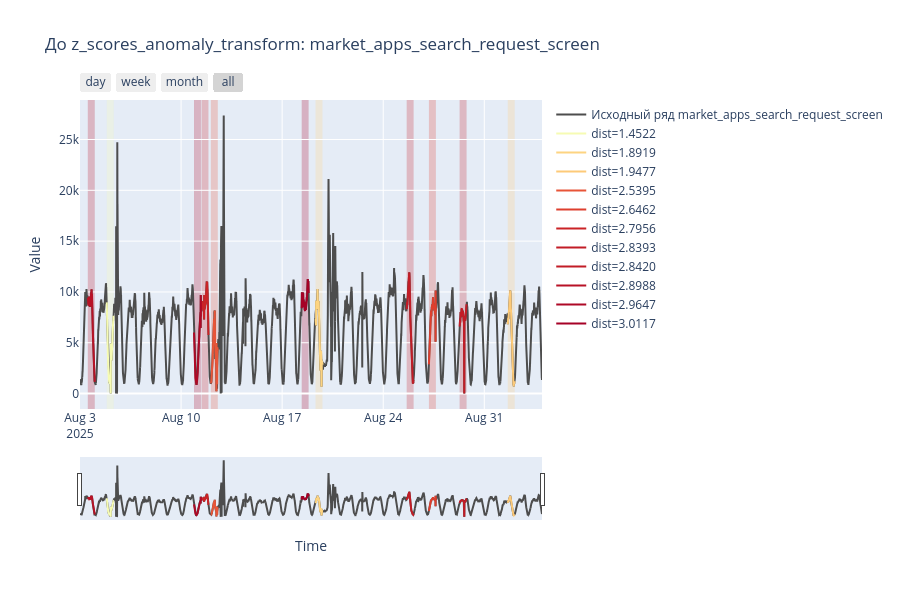
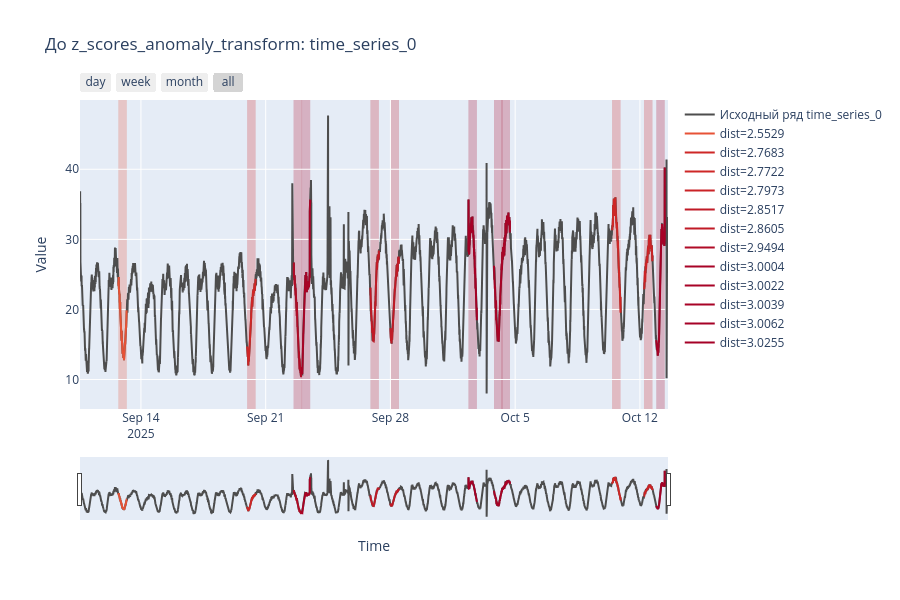
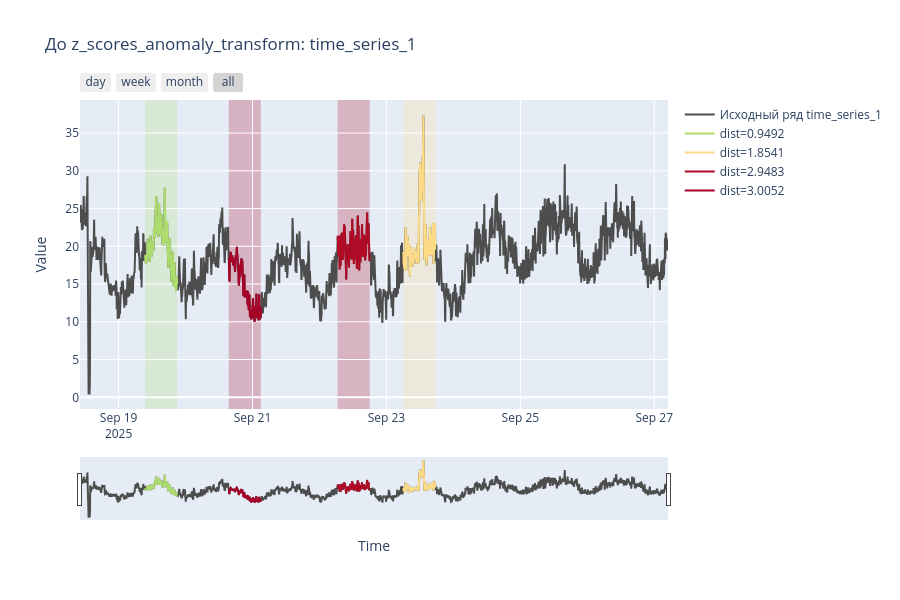
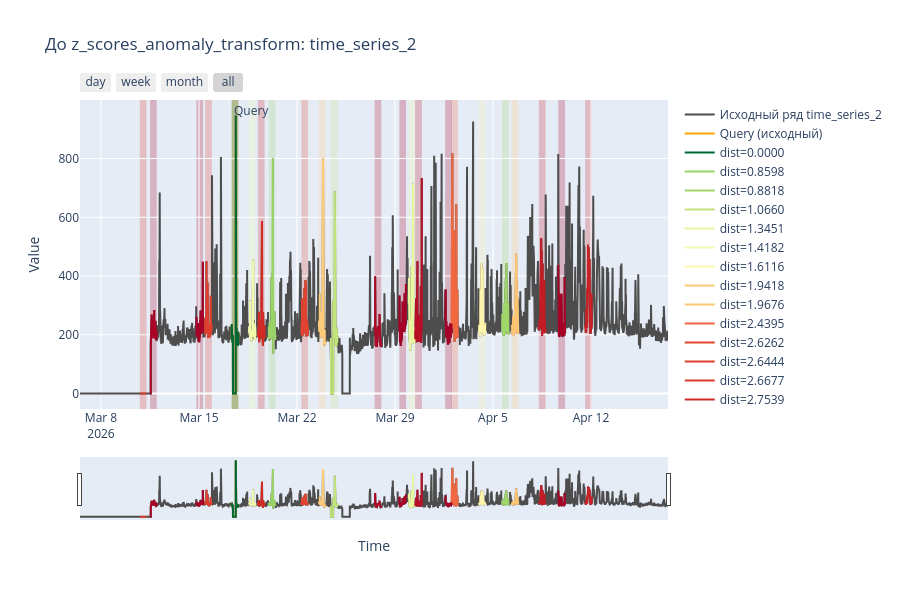

Source (notebook cell) for these figures, in order:
### Code cell
# Визуализация исходных рядов + найденные интервалы после обработки

grouped_results = results.groupby("series_id")

for series_id, source_raw in raw_series_dict.items():

    if isinstance(source_raw, pd.DataFrame):
        source_raw = source_raw.iloc[:, 0]

    fig_raw = go.Figure()

    # Исходный ряд
    add_line(
        fig_raw,
        source_raw.index,
        source_raw.values,
        f"Исходный ряд {series_id}",
        "#4d4d4d"
    )

    # Query подсвечиваем только у source
    if series_id == source_series_id:

        fig_raw.add_vrect(
            x0=query_start_time,
            x1=query_end_time,
            fillcolor="rgba(255,165,0,0.3)",
            layer="below",
            line_width=0,
            annotation_text="Query",
            annotation_position="top left"
        )

        query_raw = source_raw.loc[
            query_start_time:query_end_time
        ]

        if len(query_raw):

            add_line(
                fig_raw,
                query_raw.index,
                query_raw.values,
                "Query (исходный)",
                "orange"
            )

    # Найденные интервалы после обработки переносим на сырой ряд
    if series_id in grouped_results.groups:

        group = grouped_results.get_group(series_id)

        for _, row in group.iterrows():

            color = get_color(row["distance"])

            fig_raw.add_vrect(
                x0=row["start_time"],
                x1=row["end_time"],
                fillcolor=color,
                opacity=0.25,
                layer="below",
                line_width=0
            )

            segment_raw = source_raw.loc[
                row["start_time"]:row["end_time"]
            ]

            if len(segment_raw):

                add_line(
                    fig_raw,
                    segment_raw.index,
                    segment_raw.values,
                    f"dist={row['distance']:.4f}",
                    color
                )

    update_layout(fig_raw)

    fig_raw.update_layout(
        title=f"До z_scores_anomaly_transform: {series_id}",
        showlegend=True
    )

    fig_raw.show()

### Figure 1 — Plotly figure (JSON) as saved in the notebook; plotly's stock layout.template omitted (floating-point values rounded to 4 significant figures; data arrays with more than 128 entries replaced by an {"elided": "..."} marker saying what was removed)
{"data": [{"line": {"color": "#4d4d4d"}, "mode": "lines", "name": "Исходный ряд market_apps_search_request_screen", "type": "scatter", "x": {"elided": "9216 str values"}, "y": {"elided": "9216 float values"}}, {"line": {"color": "rgba(246,251,179,1.0)"}, "mode": "lines", "name": "dist=1.4522", "type": "scatter", "x": {"elided": "139 str values"}, "y": {"elided": "139 float values"}}, {"line": {"color": "rgba(253,212,129,1.0)"}, "mode": "lines", "name": "dist=1.8919", "type": "scatter", "x": {"elided": "139 str values"}, "y": {"elided": "139 float values"}}, {"line": {"color": "rgba(253,202,120,1.0)"}, "mode": "lines", "name": "dist=1.9477", "type": "scatter", "x": {"elided": "139 str values"}, "y": {"elided": "139 float values"}}, {"line": {"color": "rgba(232,85,56,1.0)"}, "mode": "lines", "name": "dist=2.5395", "type": "scatter", "x": {"elided": "139 str values"}, "y": {"elided": "139 float values"}}, {"line": {"color": "rgba(222,63,46,1.0)"}, "mode": "lines", "name": "dist=2.6462", "type": "scatter", "x": {"elided": "139 str values"}, "y": {"elided": "139 float values"}}, {"line": {"color": "rgba(202,35,38,1.0)"}, "mode": "lines", "name": "dist=2.7956", "type": "scatter", "x": {"elided": "139 str values"}, "y": {"elided": "139 float values"}}, {"line": {"color": "rgba(194,28,38,1.0)"}, "mode": "lines", "name": "dist=2.8393", "type": "scatter", "x": {"elided": "139 str values"}, "y": {"elided": "139 float values"}}, {"line": {"color": "rgba(194,28,38,1.0)"}, "mode": "lines", "name": "dist=2.8420", "type": "scatter", "x": {"elided": "139 str values"}, "y": {"elided": "139 float values"}}, {"line": {"color": "rgba(184,18,38,1.0)"}, "mode": "lines", "name": "dist=2.8988", "type": "scatter", "x": {"elided": "139 str values"}, "y": {"elided": "139 float values"}}, {"line": {"color": "rgba(174,9,38,1.0)"}, "mode": "lines", "name": "dist=2.9647", "type": "scatter", "x": {"elided": "139 str values"}, "y": {"elided": "139 float values"}}, {"line": {"color": "rgba(166,1,38,1.0)"}, "mode": "lines", "name": "dist=3.0117", "type": "scatter", "x": {"elided": "139 str values"}, "y": {"elided": "139 float values"}}], "layout": {"height": 600, "hovermode": "x unified", "shapes": [{"fillcolor": "rgba(246,251,179,1.0)", "layer": "below", "line": {"width": 0}, "opacity": 0.25, "type": "rect", "x0": "2025-08-04T20:30:00", "x1": "2025-08-05T08:00:00", "xref": "x", "y0": 0, "y1": 1, "yref": "y domain"}, {"fillcolor": "rgba(253,212,129,1.0)", "layer": "below", "line": {"width": 0}, "opacity": 0.25, "type": "rect", "x0": "2025-08-19T07:30:00", "x1": "2025-08-19T19:00:00", "xref": "x", "y0": 0, "y1": 1, "yref": "y domain"}, {"fillcolor": "rgba(253,202,120,1.0)", "layer": "below", "line": {"width": 0}, "opacity": 0.25, "type": "rect", "x0": "2025-09-01T15:00:00", "x1": "2025-09-02T02:30:00", "xref": "x", "y0": 0, "y1": 1, "yref": "y domain"}, {"fillcolor": "rgba(232,85,56,1.0)", "layer": "below", "line": {"width": 0}, "opacity": 0.25, "type": "rect", "x0": "2025-08-12T01:30:00", "x1": "2025-08-12T13:00:00", "xref": "x", "y0": 0, "y1": 1, "yref": "y domain"}, {"fillcolor": "rgba(222,63,46,1.0)", "layer": "below", "line": {"width": 0}, "opacity": 0.25, "type": "rect", "x0": "2025-08-27T04:00:00", "x1": "2025-08-27T15:30:00", "xref": "x", "y0": 0, "y1": 1, "yref": "y domain"}, {"fillcolor": "rgba(202,35,38,1.0)", "layer": "below", "line": {"width": 0}, "opacity": 0.25, "type": "rect", "x0": "2025-08-11T10:00:00", "x1": "2025-08-11T21:30:00", "xref": "x", "y0": 0, "y1": 1, "yref": "y domain"}, {"fillcolor": "rgba(194,28,38,1.0)", "layer": "below", "line": {"width": 0}, "opacity": 0.25, "type": "rect", "x0": "2025-08-29T07:00:00", "x1": "2025-08-29T18:30:00", "xref": "x", "y0": 0, "y1": 1, "yref": "y domain"}, {"fillcolor": "rgba(194,28,38,1.0)", "layer": "below", "line": {"width": 0}, "opacity": 0.25, "type": "rect", "x0": "2025-08-25T15:00:00", "x1": "2025-08-26T02:30:00", "xref": "x", "y0": 0, "y1": 1, "yref": "y domain"}, {"fillcolor": "rgba(184,18,38,1.0)", "layer": "below", "line": {"width": 0}, "opacity": 0.25, "type": "rect", "x0": "2025-08-03T13:00:00", "x1": "2025-08-04T00:30:00", "xref": "x", "y0": 0, "y1": 1, "yref": "y domain"}, {"fillcolor": "rgba(174,9,38,1.0)", "layer": "below", "line": {"width": 0}, "opacity": 0.25, "type": "rect", "x0": "2025-08-10T21:30:00", "x1": "2025-08-11T09:00:00", "xref": "x", "y0": 0, "y1": 1, "yref": "y domain"}, {"fillcolor": "rgba(166,1,38,1.0)", "layer": "below", "line": {"width": 0}, "opacity": 0.25, "type": "rect", "x0": "2025-08-18T08:30:00", "x1": "2025-08-18T20:00:00", "xref": "x", "y0": 0, "y1": 1, "yref": "y domain"}], "showlegend": true, "title": {"text": "До z_scores_anomaly_transform: market_apps_search_request_screen"}, "xaxis": {"rangeselector": {"buttons": [{"count": 1, "label": "day", "step": "day", "stepmode": "backward"}, {"count": 7, "label": "week", "step": "day", "stepmode": "backward"}, {"count": 1, "label": "month", "step": "month", "stepmode": "backward"}, {"step": "all"}]}, "rangeslider": {"visible": true}, "title": {"text": "Time"}, "type": "date"}, "yaxis": {"fixedrange": false, "title": {"text": "Value"}}}}

### Figure 2 — Plotly figure (JSON) as saved in the notebook; plotly's stock layout.template omitted (floating-point values rounded to 4 significant figures; data arrays with more than 128 entries replaced by an {"elided": "..."} marker saying what was removed)
{"data": [{"line": {"color": "#4d4d4d"}, "mode": "lines", "name": "Исходный ряд time_series_0", "type": "scatter", "x": {"elided": "9504 str values"}, "y": {"elided": "9504 float values"}}, {"line": {"color": "rgba(231,82,54,1.0)"}, "mode": "lines", "name": "dist=2.5529", "type": "scatter", "x": {"elided": "139 str values"}, "y": {"elided": "139 float values"}}, {"line": {"color": "rgba(206,39,38,1.0)"}, "mode": "lines", "name": "dist=2.7683", "type": "scatter", "x": {"elided": "139 str values"}, "y": {"elided": "139 float values"}}, {"line": {"color": "rgba(206,39,38,1.0)"}, "mode": "lines", "name": "dist=2.7722", "type": "scatter", "x": {"elided": "139 str values"}, "y": {"elided": "139 float values"}}, {"line": {"color": "rgba(202,35,38,1.0)"}, "mode": "lines", "name": "dist=2.7973", "type": "scatter", "x": {"elided": "139 str values"}, "y": {"elided": "139 float values"}}, {"line": {"color": "rgba(192,26,38,1.0)"}, "mode": "lines", "name": "dist=2.8517", "type": "scatter", "x": {"elided": "139 str values"}, "y": {"elided": "139 float values"}}, {"line": {"color": "rgba(192,26,38,1.0)"}, "mode": "lines", "name": "dist=2.8605", "type": "scatter", "x": {"elided": "139 str values"}, "y": {"elided": "139 float values"}}, {"line": {"color": "rgba(176,11,38,1.0)"}, "mode": "lines", "name": "dist=2.9494", "type": "scatter", "x": {"elided": "139 str values"}, "y": {"elided": "139 float values"}}, {"line": {"color": "rgba(168,3,38,1.0)"}, "mode": "lines", "name": "dist=3.0004", "type": "scatter", "x": {"elided": "139 str values"}, "y": {"elided": "139 float values"}}, {"line": {"color": "rgba(168,3,38,1.0)"}, "mode": "lines", "name": "dist=3.0022", "type": "scatter", "x": {"elided": "139 str values"}, "y": {"elided": "139 float values"}}, {"line": {"color": "rgba(168,3,38,1.0)"}, "mode": "lines", "name": "dist=3.0039", "type": "scatter", "x": {"elided": "139 str values"}, "y": {"elided": "139 float values"}}, {"line": {"color": "rgba(166,1,38,1.0)"}, "mode": "lines", "name": "dist=3.0062", "type": "scatter", "x": {"elided": "139 str values"}, "y": {"elided": "139 float values"}}, {"line": {"color": "rgba(165,0,38,1.0)"}, "mode": "lines", "name": "dist=3.0255", "type": "scatter", "x": {"elided": "139 str values"}, "y": {"elided": "139 float values"}}], "layout": {"height": 600, "hovermode": "x unified", "shapes": [{"fillcolor": "rgba(231,82,54,1.0)", "layer": "below", "line": {"width": 0}, "opacity": 0.25, "type": "rect", "x0": "2025-09-12T17:30:00", "x1": "2025-09-13T05:00:00", "xref": "x", "y0": 0, "y1": 1, "yref": "y domain"}, {"fillcolor": "rgba(206,39,38,1.0)", "layer": "below", "line": {"width": 0}, "opacity": 0.25, "type": "rect", "x0": "2025-09-19T23:00:00", "x1": "2025-09-20T10:30:00", "xref": "x", "y0": 0, "y1": 1, "yref": "y domain"}, {"fillcolor": "rgba(206,39,38,1.0)", "layer": "below", "line": {"width": 0}, "opacity": 0.25, "type": "rect", "x0": "2025-10-10T10:30:00", "x1": "2025-10-10T22:00:00", "xref": "x", "y0": 0, "y1": 1, "yref": "y domain"}, {"fillcolor": "rgba(202,35,38,1.0)", "layer": "below", "line": {"width": 0}, "opacity": 0.25, "type": "rect", "x0": "2025-10-12T05:30:00", "x1": "2025-10-12T17:00:00", "xref": "x", "y0": 0, "y1": 1, "yref": "y domain"}, {"fillcolor": "rgba(192,26,38,1.0)", "layer": "below", "line": {"width": 0}, "opacity": 0.25, "type": "rect", "x0": "2025-09-28T00:00:00", "x1": "2025-09-28T11:30:00", "xref": "x", "y0": 0, "y1": 1, "yref": "y domain"}, {"fillcolor": "rgba(192,26,38,1.0)", "layer": "below", "line": {"width": 0}, "opacity": 0.25, "type": "rect", "x0": "2025-09-26T21:00:00", "x1": "2025-09-27T08:30:00", "xref": "x", "y0": 0, "y1": 1, "yref": "y domain"}, {"fillcolor": "rgba(176,11,38,1.0)", "layer": "below", "line": {"width": 0}, "opacity": 0.25, "type": "rect", "x0": "2025-09-22T13:30:00", "x1": "2025-09-23T01:00:00", "xref": "x", "y0": 0, "y1": 1, "yref": "y domain"}, {"fillcolor": "rgba(168,3,38,1.0)", "layer": "below", "line": {"width": 0}, "opacity": 0.25, "type": "rect", "x0": "2025-10-03T19:30:00", "x1": "2025-10-04T07:00:00", "xref": "x", "y0": 0, "y1": 1, "yref": "y domain"}, {"fillcolor": "rgba(168,3,38,1.0)", "layer": "below", "line": {"width": 0}, "opacity": 0.25, "type": "rect", "x0": "2025-09-23T00:30:00", "x1": "2025-09-23T12:00:00", "xref": "x", "y0": 0, "y1": 1, "yref": "y domain"}, {"fillcolor": "rgba(168,3,38,1.0)", "layer": "below", "line": {"width": 0}, "opacity": 0.25, "type": "rect", "x0": "2025-10-04T05:30:00", "x1": "2025-10-04T17:00:00", "xref": "x", "y0": 0, "y1": 1, "yref": "y domain"}, {"fillcolor": "rgba(166,1,38,1.0)", "layer": "below", "line": {"width": 0}, "opacity": 0.25, "type": "rect", "x0": "2025-10-12T22:00:00", "x1": "2025-10-13T09:30:00", "xref": "x", "y0": 0, "y1": 1, "yref": "y domain"}, {"fillcolor": "rgba(165,0,38,1.0)", "layer": "below", "line": {"width": 0}, "opacity": 0.25, "type": "rect", "x0": "2025-10-02T09:00:00", "x1": "2025-10-02T20:30:00", "xref": "x", "y0": 0, "y1": 1, "yref": "y domain"}], "showlegend": true, "title": {"text": "До z_scores_anomaly_transform: time_series_0"}, "xaxis": {"rangeselector": {"buttons": [{"count": 1, "label": "day", "step": "day", "stepmode": "backward"}, {"count": 7, "label": "week", "step": "day", "stepmode": "backward"}, {"count": 1, "label": "month", "step": "month", "stepmode": "backward"}, {"step": "all"}]}, "rangeslider": {"visible": true}, "title": {"text": "Time"}, "type": "date"}, "yaxis": {"fixedrange": false, "title": {"text": "Value"}}}}

### Figure 3 — Plotly figure (JSON) as saved in the notebook; plotly's stock layout.template omitted (floating-point values rounded to 4 significant figures; data arrays with more than 128 entries replaced by an {"elided": "..."} marker saying what was removed)
{"data": [{"line": {"color": "#4d4d4d"}, "mode": "lines", "name": "Исходный ряд time_series_1", "type": "scatter", "x": {"elided": "2530 str values"}, "y": {"elided": "2530 float values"}}, {"line": {"color": "rgba(173,220,110,1.0)"}, "mode": "lines", "name": "dist=0.9492", "type": "scatter", "x": {"elided": "139 str values"}, "y": {"elided": "139 float values"}}, {"line": {"color": "rgba(253,218,134,1.0)"}, "mode": "lines", "name": "dist=1.8541", "type": "scatter", "x": {"elided": "139 str values"}, "y": {"elided": "139 float values"}}, {"line": {"color": "rgba(176,11,38,1.0)"}, "mode": "lines", "name": "dist=2.9483", "type": "scatter", "x": {"elided": "139 str values"}, "y": {"elided": "139 float values"}}, {"line": {"color": "rgba(166,1,38,1.0)"}, "mode": "lines", "name": "dist=3.0052", "type": "scatter", "x": {"elided": "139 str values"}, "y": {"elided": "139 float values"}}], "layout": {"height": 600, "hovermode": "x unified", "shapes": [{"fillcolor": "rgba(173,220,110,1.0)", "layer": "below", "line": {"width": 0}, "opacity": 0.25, "type": "rect", "x0": "2025-09-19T09:30:00", "x1": "2025-09-19T21:00:00", "xref": "x", "y0": 0, "y1": 1, "yref": "y domain"}, {"fillcolor": "rgba(253,218,134,1.0)", "layer": "below", "line": {"width": 0}, "opacity": 0.25, "type": "rect", "x0": "2025-09-23T06:00:00", "x1": "2025-09-23T17:30:00", "xref": "x", "y0": 0, "y1": 1, "yref": "y domain"}, {"fillcolor": "rgba(176,11,38,1.0)", "layer": "below", "line": {"width": 0}, "opacity": 0.25, "type": "rect", "x0": "2025-09-22T06:30:00", "x1": "2025-09-22T18:00:00", "xref": "x", "y0": 0, "y1": 1, "yref": "y domain"}, {"fillcolor": "rgba(166,1,38,1.0)", "layer": "below", "line": {"width": 0}, "opacity": 0.25, "type": "rect", "x0": "2025-09-20T15:30:00", "x1": "2025-09-21T03:00:00", "xref": "x", "y0": 0, "y1": 1, "yref": "y domain"}], "showlegend": true, "title": {"text": "До z_scores_anomaly_transform: time_series_1"}, "xaxis": {"rangeselector": {"buttons": [{"count": 1, "label": "day", "step": "day", "stepmode": "backward"}, {"count": 7, "label": "week", "step": "day", "stepmode": "backward"}, {"count": 1, "label": "month", "step": "month", "stepmode": "backward"}, {"step": "all"}]}, "rangeslider": {"visible": true}, "title": {"text": "Time"}, "type": "date"}, "yaxis": {"fixedrange": false, "title": {"text": "Value"}}}}

### Figure 4 — Plotly figure (JSON) as saved in the notebook; plotly's stock layout.template omitted (floating-point values rounded to 4 significant figures; data arrays with more than 128 entries replaced by an {"elided": "..."} marker saying what was removed)
{"data": [{"line": {"color": "#4d4d4d"}, "mode": "lines", "name": "Исходный ряд time_series_2", "type": "scatter", "x": {"elided": "12097 str values"}, "y": {"elided": "12097 float values"}}, {"line": {"color": "orange"}, "mode": "lines", "name": "Query (исходный)", "type": "scatter", "x": {"elided": "139 str values"}, "y": {"elided": "139 float values"}}, {"line": {"color": "rgba(0,104,55,1.0)"}, "mode": "lines", "name": "dist=0.0000", "type": "scatter", "x": {"elided": "139 str values"}, "y": {"elided": "139 float values"}}, {"line": {"color": "rgba(154,212,104,1.0)"}, "mode": "lines", "name": "dist=0.8598", "type": "scatter", "x": {"elided": "139 str values"}, "y": {"elided": "139 float values"}}, {"line": {"color": "rgba(159,214,105,1.0)"}, "mode": "lines", "name": "dist=0.8818", "type": "scatter", "x": {"elided": "139 str values"}, "y": {"elided": "139 float values"}}, {"line": {"color": "rgba(193,228,123,1.0)"}, "mode": "lines", "name": "dist=1.0660", "type": "scatter", "x": {"elided": "139 str values"}, "y": {"elided": "139 float values"}}, {"line": {"color": "rgba(233,245,161,1.0)"}, "mode": "lines", "name": "dist=1.3451", "type": "scatter", "x": {"elided": "139 str values"}, "y": {"elided": "139 float values"}}, {"line": {"color": "rgba(242,249,173,1.0)"}, "mode": "lines", "name": "dist=1.4182", "type": "scatter", "x": {"elided": "139 str values"}, "y": {"elided": "139 float values"}}, {"line": {"color": "rgba(254,244,173,1.0)"}, "mode": "lines", "name": "dist=1.6116", "type": "scatter", "x": {"elided": "139 str values"}, "y": {"elided": "139 float values"}}, {"line": {"color": "rgba(253,202,120,1.0)"}, "mode": "lines", "name": "dist=1.9418", "type": "scatter", "x": {"elided": "139 str values"}, "y": {"elided": "139 float values"}}, {"line": {"color": "rgba(253,198,117,1.0)"}, "mode": "lines", "name": "dist=1.9676", "type": "scatter", "x": {"elided": "139 str values"}, "y": {"elided": "139 float values"}}, {"line": {"color": "rgba(241,104,64,1.0)"}, "mode": "lines", "name": "dist=2.4395", "type": "scatter", "x": {"elided": "139 str values"}, "y": {"elided": "139 float values"}}, {"line": {"color": "rgba(224,68,48,1.0)"}, "mode": "lines", "name": "dist=2.6262", "type": "scatter", "x": {"elided": "139 str values"}, "y": {"elided": "139 float values"}}, {"line": {"color": "rgba(222,63,46,1.0)"}, "mode": "lines", "name": "dist=2.6444", "type": "scatter", "x": {"elided": "139 str values"}, "y": {"elided": "139 float values"}}, {"line": {"color": "rgba(220,58,43,1.0)"}, "mode": "lines", "name": "dist=2.6677", "type": "scatter", "x": {"elided": "139 str values"}, "y": {"elided": "139 float values"}}, {"line": {"color": "rgba(210,43,38,1.0)"}, "mode": "lines", "name": "dist=2.7539", "type": "scatter", "x": {"elided": "139 str values"}, "y": {"elided": "139 float values"}}, {"line": {"color": "rgba(200,33,38,1.0)"}, "mode": "lines", "name": "dist=2.8137", "type": "scatter", "x": {"elided": "139 str values"}, "y": {"elided": "139 float values"}}, {"line": {"color": "rgba(194,28,38,1.0)"}, "mode": "lines", "name": "dist=2.8391", "type": "scatter", "x": {"elided": "139 str values"}, "y": {"elided": "139 float values"}}, {"line": {"color": "rgba(182,16,38,1.0)"}, "mode": "lines", "name": "dist=2.9103", "type": "scatter", "x": {"elided": "139 str values"}, "y": {"elided": "139 float values"}}, {"line": {"color": "rgba(174,9,38,1.0)"}, "mode": "lines", "name": "dist=2.9586", "type": "scatter", "x": {"elided": "139 str values"}, "y": {"elided": "139 float values"}}, {"line": {"color": "rgba(170,5,38,1.0)"}, "mode": "lines", "name": "dist=2.9813", "type": "scatter", "x": {"elided": "139 str values"}, "y": {"elided": "139 float values"}}, {"line": {"color": "rgba(166,1,38,1.0)"}, "mode": "lines", "name": "dist=3.0063", "type": "scatter", "x": {"elided": "139 str values"}, "y": {"elided": "139 float values"}}, {"line": {"color": "rgba(166,1,38,1.0)"}, "mode": "lines", "name": "dist=3.0088", "type": "scatter", "x": {"elided": "139 str values"}, "y": {"elided": "139 float values"}}, {"line": {"color": "rgba(165,0,38,1.0)"}, "mode": "lines", "name": "dist=3.0276", "type": "scatter", "x": {"elided": "139 str values"}, "y": {"elided": "139 float values"}}, {"line": {"color": "rgba(165,0,38,1.0)"}, "mode": "lines", "name": "dist=3.0284", "type": "scatter", "x": {"elided": "139 str values"}, "y": {"elided": "139 float values"}}], "layout": {"annotations": [{"showarrow": false, "text": "Query", "x": "2026-03-17T08:00:00", "xanchor": "left", "xref": "x", "y": 1, "yanchor": "top", "yref": "y domain"}], "height": 600, "hovermode": "x unified", "shapes": [{"fillcolor": "rgba(255,165,0,0.3)", "layer": "below", "line": {"width": 0}, "type": "rect", "x0": "2026-03-17T08:00:00", "x1": "2026-03-17T19:30:00", "xref": "x", "y0": 0, "y1": 1, "yref": "y domain"}, {"fillcolor": "rgba(0,104,55,1.0)", "layer": "below", "line": {"width": 0}, "opacity": 0.25, "type": "rect", "x0": "2026-03-17T08:00:00", "x1": "2026-03-17T19:30:00", "xref": "x", "y0": 0, "y1": 1, "yref": "y domain"}, {"fillcolor": "rgba(154,212,104,1.0)", "layer": "below", "line": {"width": 0}, "opacity": 0.25, "type": "rect", "x0": "2026-03-19T23:30:00", "x1": "2026-03-20T11:00:00", "xref": "x", "y0": 0, "y1": 1, "yref": "y domain"}, {"fillcolor": "rgba(159,214,105,1.0)", "layer": "below", "line": {"width": 0}, "opacity": 0.25, "type": "rect", "x0": "2026-04-05T15:30:00", "x1": "2026-04-06T03:00:00", "xref": "x", "y0": 0, "y1": 1, "yref": "y domain"}, {"fillcolor": "rgba(193,228,123,1.0)", "layer": "below", "line": {"width": 0}, "opacity": 0.25, "type": "rect", "x0": "2026-03-24T10:00:00", "x1": "2026-03-24T21:30:00", "xref": "x", "y0": 0, "y1": 1, "yref": "y domain"}, {"fillcolor": "rgba(233,245,161,1.0)", "layer": "below", "line": {"width": 0}, "opacity": 0.25, "type": "rect", "x0": "2026-03-29T23:30:00", "x1": "2026-03-30T11:00:00", "xref": "x", "y0": 0, "y1": 1, "yref": "y domain"}, {"fillcolor": "rgba(242,249,173,1.0)", "layer": "below", "line": {"width": 0}, "opacity": 0.25, "type": "rect", "x0": "2026-03-18T13:30:00", "x1": "2026-03-19T01:00:00", "xref": "x", "y0": 0, "y1": 1, "yref": "y domain"}, {"fillcolor": "rgba(254,244,173,1.0)", "layer": "below", "line": {"width": 0}, "opacity": 0.25, "type": "rect", "x0": "2026-04-03T23:30:00", "x1": "2026-04-04T11:00:00", "xref": "x", "y0": 0, "y1": 1, "yref": "y domain"}, {"fillcolor": "rgba(253,202,120,1.0)", "layer": "below", "line": {"width": 0}, "opacity": 0.25, "type": "rect", "x0": "2026-03-23T13:30:00", "x1": "2026-03-24T01:00:00", "xref": "x", "y0": 0, "y1": 1, "yref": "y domain"}, {"fillcolor": "rgba(253,198,117,1.0)", "layer": "below", "line": {"width": 0}, "opacity": 0.25, "type": "rect", "x0": "2026-04-06T08:00:00", "x1": "2026-04-06T19:30:00", "xref": "x", "y0": 0, "y1": 1, "yref": "y domain"}, {"fillcolor": "rgba(241,104,64,1.0)", "layer": "below", "line": {"width": 0}, "opacity": 0.25, "type": "rect", "x0": "2026-04-02T00:30:00", "x1": "2026-04-02T12:00:00", "xref": "x", "y0": 0, "y1": 1, "yref": "y domain"}, {"fillcolor": "rgba(224,68,48,1.0)", "layer": "below", "line": {"width": 0}, "opacity": 0.25, "type": "rect", "x0": "2026-03-22T07:30:00", "x1": "2026-03-22T19:00:00", "xref": "x", "y0": 0, "y1": 1, "yref": "y domain"}, {"fillcolor": "rgba(222,63,46,1.0)", "layer": "below", "line": {"width": 0}, "opacity": 0.25, "type": "rect", "x0": "2026-03-15T10:30:00", "x1": "2026-03-15T22:00:00", "xref": "x", "y0": 0, "y1": 1, "yref": "y domain"}, {"fillcolor": "rgba(220,58,43,1.0)", "layer": "below", "line": {"width": 0}, "opacity": 0.25, "type": "rect", "x0": "2026-03-10T18:30:00", "x1": "2026-03-11T06:00:00", "xref": "x", "y0": 0, "y1": 1, "yref": "y domain"}, {"fillcolor": "rgba(210,43,38,1.0)", "layer": "below", "line": {"width": 0}, "opacity": 0.25, "type": "rect", "x0": "2026-03-19T05:00:00", "x1": "2026-03-19T16:30:00", "xref": "x", "y0": 0, "y1": 1, "yref": "y domain"}, {"fillcolor": "rgba(200,33,38,1.0)", "layer": "below", "line": {"width": 0}, "opacity": 0.25, "type": "rect", "x0": "2026-04-11T14:00:00", "x1": "2026-04-12T01:30:00", "xref": "x", "y0": 0, "y1": 1, "yref": "y domain"}, {"fillcolor": "rgba(194,28,38,1.0)", "layer": "below", "line": {"width": 0}, "opacity": 0.25, "type": "rect", "x0": "2026-04-08T06:30:00", "x1": "2026-04-08T18:00:00", "xref": "x", "y0": 0, "y1": 1, "yref": "y domain"}, {"fillcolor": "rgba(182,16,38,1.0)", "layer": "below", "line": {"width": 0}, "opacity": 0.25, "type": "rect", "x0": "2026-03-30T10:30:00", "x1": "2026-03-30T22:00:00", "xref": "x", "y0": 0, "y1": 1, "yref": "y domain"}, {"fillcolor": "rgba(174,9,38,1.0)", "layer": "below", "line": {"width": 0}, "opacity": 0.25, "type": "rect", "x0": "2026-03-27T13:00:00", "x1": "2026-03-28T00:30:00", "xref": "x", "y0": 0, "y1": 1, "yref": "y domain"}, {"fillcolor": "rgba(170,5,38,1.0)", "layer": "below", "line": {"width": 0}, "opacity": 0.25, "type": "rect", "x0": "2026-03-11T12:00:00", "x1": "2026-03-11T23:30:00", "xref": "x", "y0": 0, "y1": 1, "yref": "y domain"}, {"fillcolor": "rgba(166,1,38,1.0)", "layer": "below", "line": {"width": 0}, "opacity": 0.25, "type": "rect", "x0": "2026-04-01T14:00:00", "x1": "2026-04-02T01:30:00", "xref": "x", "y0": 0, "y1": 1, "yref": "y domain"}, {"fillcolor": "rgba(166,1,38,1.0)", "layer": "below", "line": {"width": 0}, "opacity": 0.25, "type": "rect", "x0": "2026-03-14T19:30:00", "x1": "2026-03-15T07:00:00", "xref": "x", "y0": 0, "y1": 1, "yref": "y domain"}, {"fillcolor": "rgba(165,0,38,1.0)", "layer": "below", "line": {"width": 0}, "opacity": 0.25, "type": "rect", "x0": "2026-04-09T16:00:00", "x1": "2026-04-10T03:30:00", "xref": "x", "y0": 0, "y1": 1, "yref": "y domain"}, {"fillcolor": "rgba(165,0,38,1.0)", "layer": "below", "line": {"width": 0}, "opacity": 0.25, "type": "rect", "x0": "2026-03-29T07:30:00", "x1": "2026-03-29T19:00:00", "xref": "x", "y0": 0, "y1": 1, "yref": "y domain"}], "showlegend": true, "title": {"text": "До z_scores_anomaly_transform: time_series_2"}, "xaxis": {"rangeselector": {"buttons": [{"count": 1, "label": "day", "step": "day", "stepmode": "backward"}, {"count": 7, "label": "week", "step": "day", "stepmode": "backward"}, {"count": 1, "label": "month", "step": "month", "stepmode": "backward"}, {"step": "all"}]}, "rangeslider": {"visible": true}, "title": {"text": "Time"}, "type": "date"}, "yaxis": {"fixedrange": false, "title": {"text": "Value"}}}}
